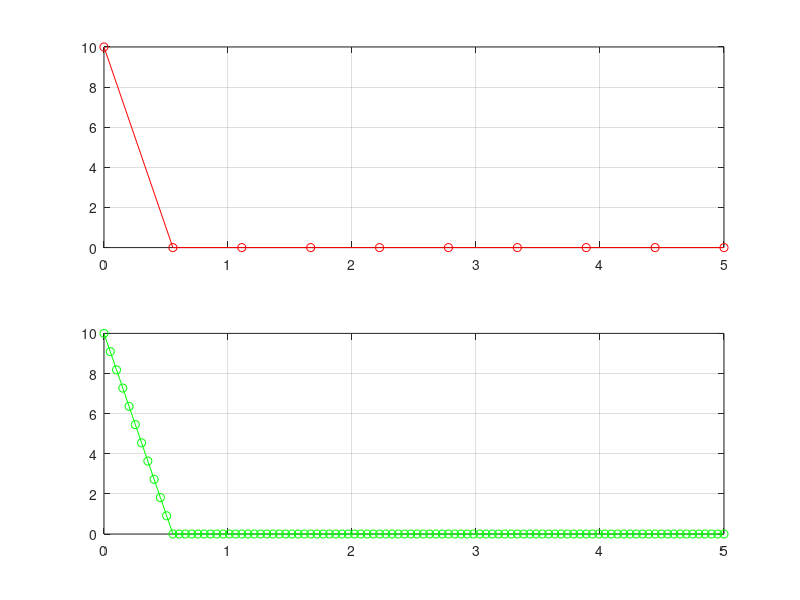

This figure's MATLAB source:
n = 10;
nt = 100;
ft = linspace(0,5,n);
F = zeros(1,n);
F(1) = 10;

t = linspace(0,5,nt);
F_interp = interp1(ft,F,t);

figure;
subplot(2,1,1)
plot(ft,F,'-ro');
grid on

subplot(2,1,2)
plot(t, F_interp, '-go');
grid on